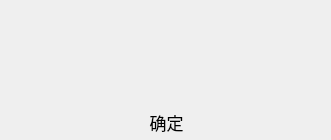
<?xml version="1.0" encoding="UTF-8"?>
<ui version="4.0">
 <class>Hint</class>
 <widget class="QWidget" name="Hint">
  <property name="geometry">
   <rect>
    <x>0</x>
    <y>0</y>
    <width>331</width>
    <height>140</height>
   </rect>
  </property>
  <property name="windowTitle">
   <string>Form</string>
  </property>
  <property name="styleSheet">
   <string notr="true">QToolButton{
	border-style:none;
	font: 12pt &quot;幼圆&quot;;
}
QToolButton:hover{background-color:rgb(201, 218, 255)
}
QPushButton:hover{background-color:rgb(201, 218, 255)
}

QLabel{
	
	font: 12pt &quot;幼圆&quot;;
}
</string>
  </property>
  <widget class="QWidget" name="widget" native="true">
   <property name="geometry">
    <rect>
     <x>-10</x>
     <y>-10</y>
     <width>351</width>
     <height>161</height>
    </rect>
   </property>
   <property name="styleSheet">
    <string notr="true">border-image: url(:/Image/watercolor-4117017_1280_6.png);
	
	border-radius:15px;

</string>
   </property>
  </widget>
  <widget class="QToolButton" name="toolButton_3">
   <property name="geometry">
    <rect>
     <x>230</x>
     <y>0</y>
     <width>51</width>
     <height>41</height>
    </rect>
   </property>
   <property name="text">
    <string/>
   </property>
   <property name="icon">
    <iconset resource="1.qrc">
     <normaloff>:/Image/jianshao.png</normaloff>:/Image/jianshao.png</iconset>
   </property>
  </widget>
  <widget class="QToolButton" name="toolButton_4">
   <property name="geometry">
    <rect>
     <x>280</x>
     <y>0</y>
     <width>51</width>
     <height>41</height>
    </rect>
   </property>
   <property name="icon">
    <iconset resource="1.qrc">
     <normaloff>:/Image/delete.png</normaloff>:/Image/delete.png</iconset>
   </property>
  </widget>
  <widget class="QLabel" name="label">
   <property name="geometry">
    <rect>
     <x>50</x>
     <y>30</y>
     <width>241</width>
     <height>61</height>
    </rect>
   </property>
   <property name="font">
    <font>
     <family>幼圆</family>
     <pointsize>12</pointsize>
     <weight>50</weight>
     <italic>false</italic>
     <bold>false</bold>
    </font>
   </property>
   <property name="text">
    <string/>
   </property>
   <property name="alignment">
    <set>Qt::AlignCenter</set>
   </property>
  </widget>
  <widget class="QPushButton" name="pushButton">
   <property name="geometry">
    <rect>
     <x>120</x>
     <y>107</y>
     <width>93</width>
     <height>31</height>
    </rect>
   </property>
   <property name="font">
    <font>
     <pointsize>13</pointsize>
    </font>
   </property>
   <property name="styleSheet">
    <string notr="true">border-style:none;
</string>
   </property>
   <property name="text">
    <string>确定</string>
   </property>
  </widget>
 </widget>
 <resources>
  <include location="1.qrc"/>
 </resources>
 <connections/>
</ui>
